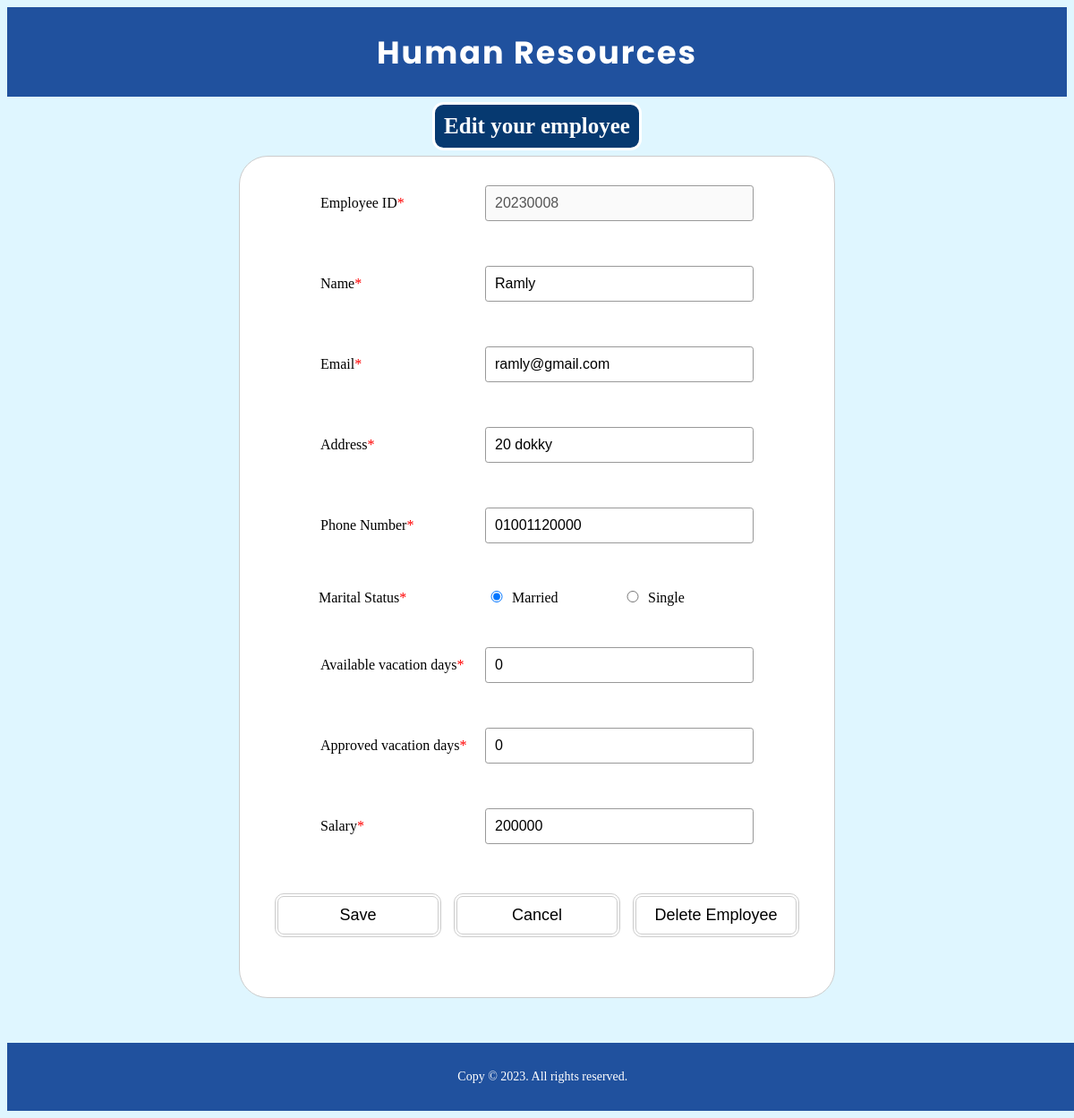
The page /search-employee/edit-employee/20230008 on the database as committed earlier.
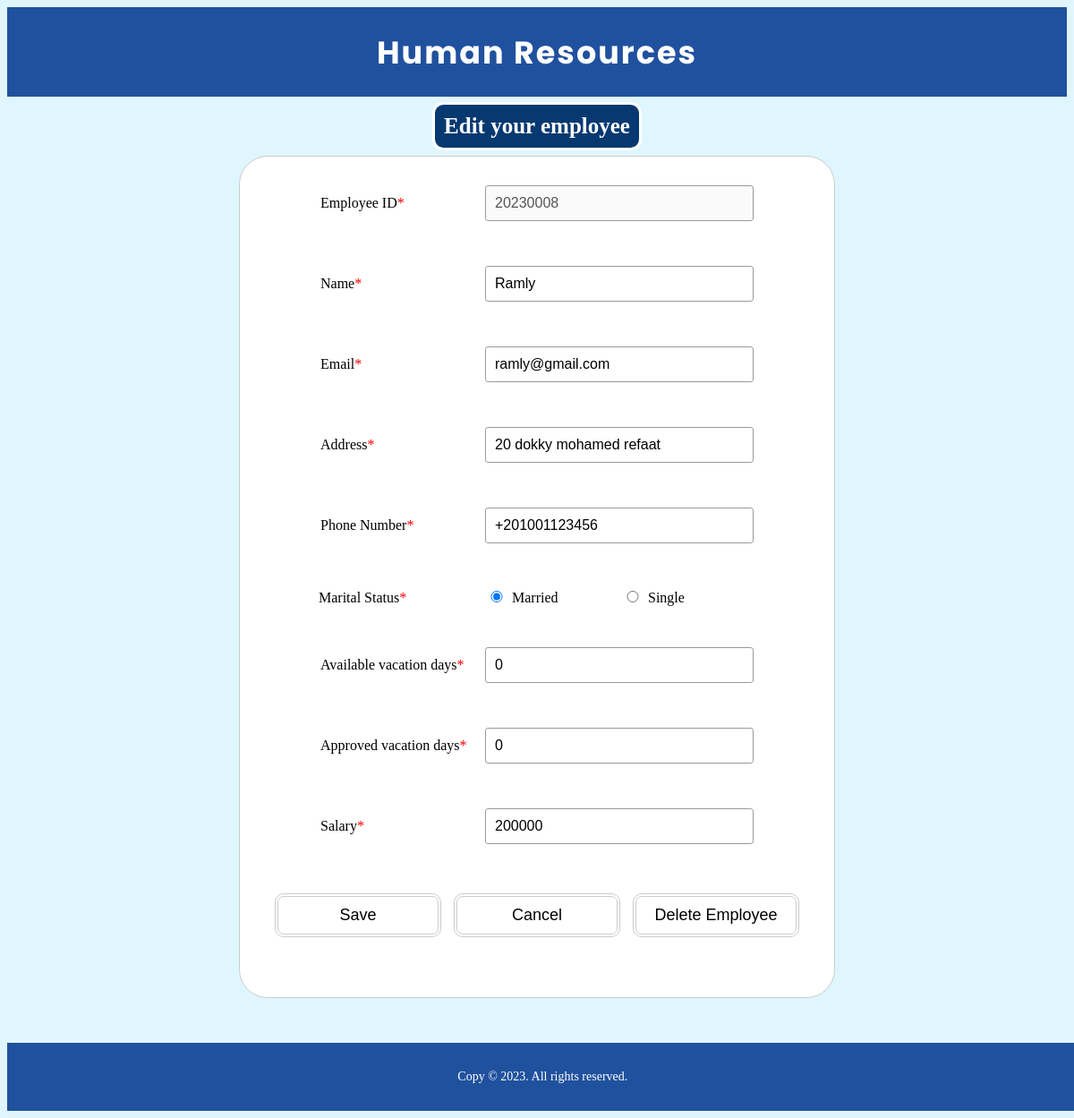
The same page on the database as committed later.
### HumanResources/models.py (models this page shows, shortened)
class Employee(models.Model):
    GENDER_CHOICES = (
        ('M', 'Male'),
        ('F', 'Female'),
    )
    MARITAL_STATUS_CHOICES = (
        ('S', 'Single'),
        ('M', 'Married'),
    )
    id = models.IntegerField(default=20230000, primary_key=True)
    name = models.CharField(max_length=100)
    email = models.EmailField(default="mail@gmail.com")
    phoneNumber = models.CharField(max_length=20)
    address = models.CharField(max_length=100)
    gender = models.CharField(
        max_length=1, choices=GENDER_CHOICES, default='M')
    maritalStatus = models.CharField(
        max_length=1, choices=MARITAL_STATUS_CHOICES, null=True)
    availableVacationDays = models.IntegerField(default=0)
    approvedVacationDays = models.IntegerField(default=0)
    salary = models.IntegerField()
    birthDay = models.DateField(null=True)

### HumanResources/views.py (the view, shortened to what this page needs)
# urls.py: path('search-employee/edit-employee/<int:employeeId>', views.editEmployeeForm, name='editEmployeeForm'),
def editEmployeeForm(request: HttpRequest, employeeId: int):
    employee = Employee.objects.get(id=employeeId)
    form = initialFormData(employee)
    return render(request, 'pages/edit-employee.html', {
        'form': form,
        'id': employee.id
    })

### HumanResources/views.py (called while the page is built)
def initialFormData(employee: Employee, isDesiabled: bool = True) -> EmployeeForm:
    initialData = {
        'id': employee.id,
        'name': employee.name,
        'email': employee.email,
        'address': employee.address,
        'phoneNumber': employee.phoneNumber,
        'gender': employee.gender,
        'maritalStatus': employee.maritalStatus,
        'availableVacationDays': employee.availableVacationDays,
        'approvedVacationDays': employee.approvedVacationDays,
        'salary': employee.salary,
        'birthDay': employee.birthDay
    }
    form = EmployeeForm(initial=initialData)
    return form

### HumanResources/templates/pages/edit-employee.html (shortened to what this page needs)
{% extends './base.html' %}
{% load static %}
{% block styleSheets %}
<link rel="stylesheet" href="{% static 'styles/index-style.css' %}" />
<link rel="stylesheet" href="{% static 'styles/form-style.css' %}">
{% endblock styleSheets %}
{% block body %}
<div class="form-container">
    <h2>Edit your employee</h2>
    {% if id %}
    <form id="edit-employee-form" action="{% url 'editEmployeeForm' id %}" method='post'>
        {% for field in form %}
        <div class="form-element">
            <label for="{{ field.id_for_label }}">{{ field.label }}<span aria-label="required">*</span></label>
            {{ field }}
        </div>
        {% endfor %}
        <div class="form-element">
            <button id="save-btn" type="submit">Save</button>
            <a href="{% url 'searchEmployee' %}"><button id="cancel-btn" type="button">Cancel</button></a>
            <a href="{% url 'deleteEmployee' id %}"><button id="delete-btn" type="button">Delete Employee</button></a>
        </div>
        <p class="errorMessage">{{ errorMessage }}</p>
    </form>
    {% else %}
        <p class="errorMessage">{{ errorMessage }}</p>
        <a href="{% url 'searchEmployee' %}"><button id="cancel-btn" type="button">Back to Search</button></a>
    {% endif %}
</div>
{% endblock body %}

Rows that differ between the two databases and show on the page:
changed Employee "Ramly": address "20 dokky" → "20 dokky mohamed refaat"; phoneNumber "01001120000" → "+201001123456"
